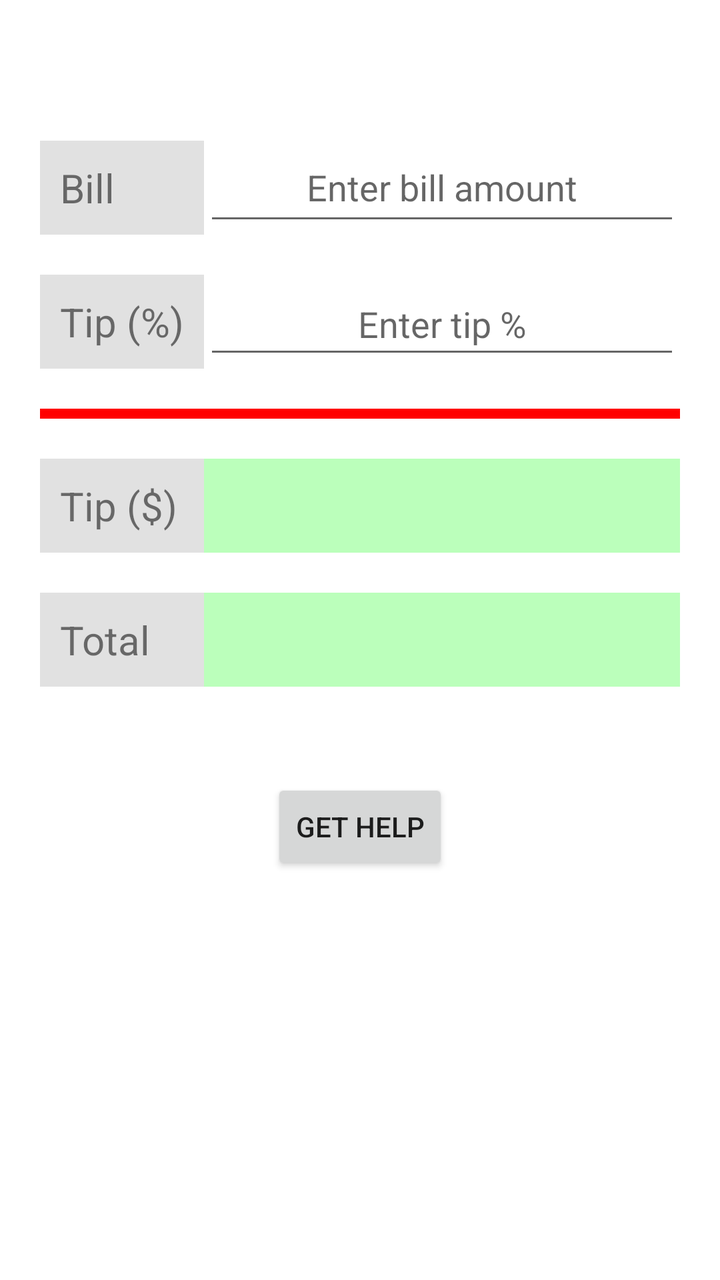
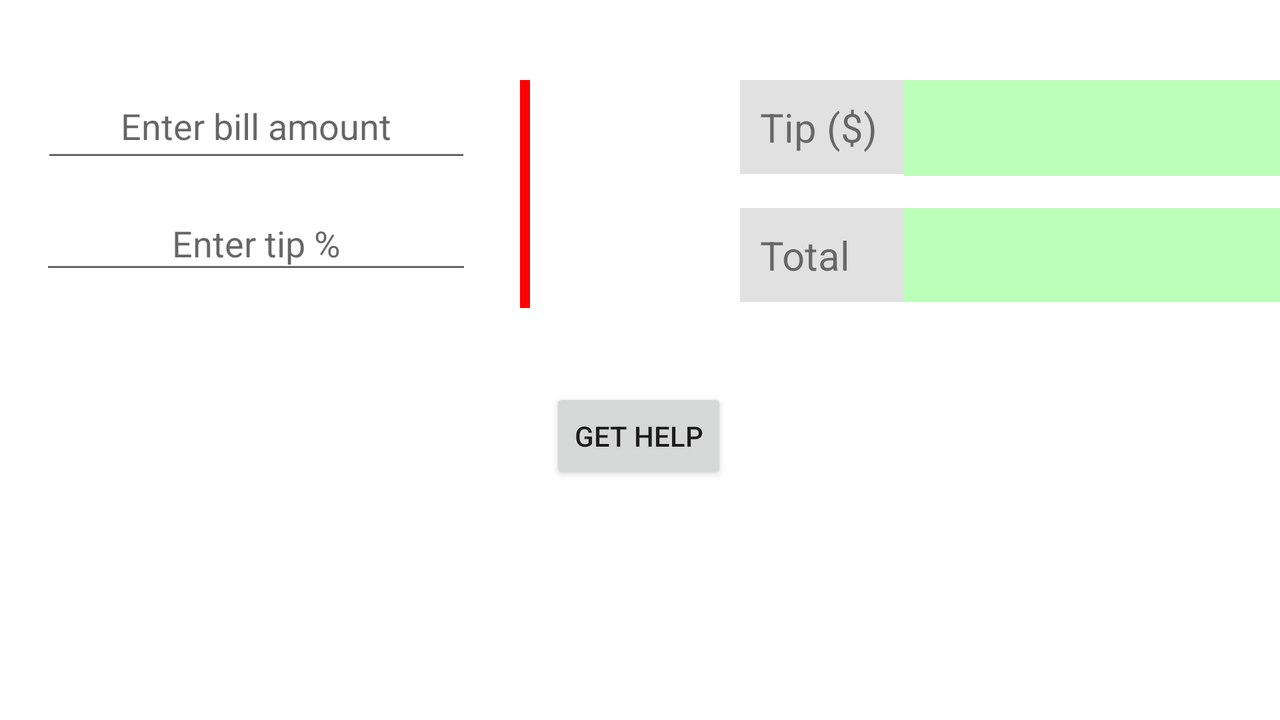

First picture: res/layout/ on a phone held upright. Second picture: the repository's own variant of that layout, on a device whose configuration matches the variant's folder. Source for both follows.
<!-- AndroidManifest.xml: application theme Theme.Portfolio2 -->
<!-- res/layout/activity_main.xml -->
<?xml version="1.0" encoding="utf-8"?>
<androidx.constraintlayout.widget.ConstraintLayout xmlns:android="http://schemas.android.com/apk/res/android"
    xmlns:app="http://schemas.android.com/apk/res-auto"
    xmlns:tools="http://schemas.android.com/tools"
    android:layout_width="match_parent"
    android:layout_height="match_parent"
    tools:context=".MainActivity">

    <TextView
        android:id="@+id/textView"
        android:layout_width="0dp"
        android:layout_height="wrap_content"
        android:layout_marginStart="20dp"
        android:layout_marginTop="70dp"
        android:background="@color/lightGray"
        android:padding="10dp"
        android:text="@string/label_bill"
        android:textSize="20sp"
        app:layout_constraintBottom_toBottomOf="@+id/billEditText"
        app:layout_constraintEnd_toEndOf="@+id/textView2"
        app:layout_constraintStart_toStartOf="parent"
        app:layout_constraintTop_toTopOf="parent" />

    <EditText
        android:id="@+id/billEditText"
        android:layout_width="0dp"
        android:layout_height="wrap_content"
        android:layout_marginTop="70dp"
        android:layout_marginEnd="20dp"
        android:ems="10"
        android:gravity="center"
        android:hint="@string/hint_bill_amount"
        android:imeOptions="flagNoFullscreen"
        android:inputType="numberDecimal"
        android:minHeight="48dp"
        android:padding="10dp"
        android:textColor="@color/darkBlue"
        app:layout_constraintBottom_toBottomOf="@id/textView"
        app:layout_constraintEnd_toEndOf="parent"
        app:layout_constraintStart_toEndOf="@+id/textView"
        app:layout_constraintTop_toTopOf="parent" />

    <TextView
        android:id="@+id/textView2"
        android:layout_width="wrap_content"
        android:layout_height="wrap_content"
        android:layout_marginStart="20dp"
        android:layout_marginTop="20dp"
        android:background="@color/lightGray"
        android:padding="10dp"
        android:text="@string/label_tip_percent"
        android:textSize="20sp"
        app:layout_constraintStart_toStartOf="parent"
        app:layout_constraintTop_toBottomOf="@+id/textView" />

    <EditText
        android:id="@+id/tipPercentEditText"
        android:layout_width="0dp"
        android:layout_height="wrap_content"
        android:layout_marginTop="20dp"
        android:layout_marginEnd="20dp"
        android:ems="10"
        android:gravity="center"
        android:hint="@string/hint_tip_percent"
        android:imeOptions="flagNoFullscreen"
        android:inputType="number"
        android:minHeight="48dp"
        android:textColor="@color/darkBlue"
        app:layout_constraintBottom_toBottomOf="@id/textView2"
        app:layout_constraintEnd_toEndOf="parent"
        app:layout_constraintStart_toEndOf="@+id/textView2"
        app:layout_constraintTop_toBottomOf="@+id/billEditText"
        app:layout_constraintVertical_bias="1.0" />

    <View
        android:id="@+id/view"
        android:layout_width="match_parent"
        android:layout_height="5dip"
        android:layout_marginStart="20dp"
        android:layout_marginTop="20dp"
        android:layout_marginEnd="20dp"
        android:background="#FFFF0000"
        app:layout_constraintEnd_toEndOf="parent"
        app:layout_constraintStart_toStartOf="parent"
        app:layout_constraintTop_toBottomOf="@+id/textView2"></View>

    <TextView
        android:id="@+id/textView3"
        android:layout_width="0dp"
        android:layout_height="wrap_content"
        android:layout_marginStart="20dp"
        android:layout_marginTop="20dp"
        android:background="@color/lightGray"
        android:padding="10dp"
        android:text="@string/label_tip"
        android:textSize="20sp"
        app:layout_constraintEnd_toEndOf="@+id/textView2"
        app:layout_constraintStart_toStartOf="parent"
        app:layout_constraintTop_toBottomOf="@+id/view" />

    <TextView
        android:id="@+id/tipTextView"
        android:layout_width="0dp"
        android:layout_height="wrap_content"
        android:layout_marginTop="20dp"
        android:layout_marginEnd="20dp"
        android:background="@color/lightGreen"
        android:gravity="center"
        android:padding="10dp"
        android:textSize="20sp"
        app:layout_constraintEnd_toEndOf="parent"
        app:layout_constraintStart_toEndOf="@+id/textView3"
        app:layout_constraintTop_toBottomOf="@+id/view" />

    <TextView
        android:id="@+id/textView5"
        android:layout_width="0dp"
        android:layout_height="wrap_content"
        android:layout_marginStart="20dp"
        android:layout_marginTop="20dp"
        android:background="@color/lightGray"
        android:padding="10dp"
        android:text="@string/label_total"
        android:textSize="20sp"
        app:layout_constraintEnd_toEndOf="@+id/textView3"
        app:layout_constraintStart_toStartOf="parent"
        app:layout_constraintTop_toBottomOf="@+id/textView3" />

    <TextView
        android:id="@+id/totalTextView4"
        android:layout_width="0dp"
        android:layout_height="wrap_content"
        android:layout_marginTop="20dp"
        android:layout_marginEnd="20dp"
        android:background="@color/lightGreen"
        android:gravity="center"
        android:padding="10dp"
        android:textSize="20sp"
        app:layout_constraintEnd_toEndOf="parent"
        app:layout_constraintStart_toEndOf="@+id/textView5"
        app:layout_constraintTop_toBottomOf="@+id/tipTextView" />

    <Button
        android:id="@+id/helpButton"
        android:layout_width="wrap_content"
        android:layout_height="wrap_content"
        android:layout_marginTop="46dp"
        android:onClick="getHelp"
        android:text="Get Help"
        app:layout_constraintEnd_toEndOf="parent"
        app:layout_constraintStart_toStartOf="parent"
        app:layout_constraintTop_toBottomOf="@+id/totalTextView4" />

</androidx.constraintlayout.widget.ConstraintLayout>
<!-- resources referenced by this layout -->
<resources>
  <color name="darkBlue">#FF0000FF</color>
  <color name="lightGray">#DDDDDDDD</color>
  <color name="lightGreen">#4400FF00</color>
  <string name="hint_bill_amount">Enter bill amount</string>
  <string name="hint_tip_percent">Enter tip %</string>
  <string name="label_bill">Bill</string>
  <string name="label_tip">Tip ($)</string>
  <string name="label_tip_percent">Tip (%)</string>
  <string name="label_total">Total</string>
  <style name="Theme.Portfolio2" parent="Theme.MaterialComponents.DayNight.DarkActionBar">
          
          <item name="colorPrimary">@color/purple_500</item>
          <item name="colorPrimaryVariant">@color/purple_700</item>
          <item name="colorOnPrimary">@color/white</item>
          
          <item name="colorSecondary">@color/teal_200</item>
          <item name="colorSecondaryVariant">@color/teal_700</item>
          <item name="colorOnSecondary">@color/black</item>
          
          <item name="android:statusBarColor" tools:targetApi="l">?attr/colorPrimaryVariant</item>
          
      </style>
  <color name="purple_500">#FF6200EE</color>
  <color name="purple_700">#FF3700B3</color>
  <color name="white">#FFFFFFFF</color>
  <color name="teal_200">#FF03DAC5</color>
  <color name="teal_700">#FF018786</color>
  <color name="black">#FF000000</color>
</resources>
<!-- res/layout-land/activity_main.xml (the author's variant of the layout above) -->
<!-- drawn on the phone turned sideways -->
<?xml version="1.0" encoding="utf-8"?>
<androidx.constraintlayout.widget.ConstraintLayout xmlns:android="http://schemas.android.com/apk/res/android"
    xmlns:app="http://schemas.android.com/apk/res-auto"
    xmlns:tools="http://schemas.android.com/tools"
    android:layout_width="match_parent"
    android:layout_height="match_parent"
    tools:context=".MainActivity">

    <TextView
        android:id="@+id/textView"
        android:layout_width="0dp"
        android:layout_height="wrap_content"
        android:layout_marginStart="20dp"
        android:layout_marginTop="40dp"
        android:background="@color/lightGray"
        android:padding="10dp"
        android:text="@string/label_bill"
        android:textSize="20sp"
        app:layout_constraintBottom_toBottomOf="@+id/billEditText"
        app:layout_constraintEnd_toEndOf="@+id/textView2"
        app:layout_constraintStart_toStartOf="parent"
        app:layout_constraintTop_toTopOf="parent" />

    <EditText
        android:id="@+id/billEditText"
        android:layout_width="215dp"
        android:layout_height="46dp"
        android:layout_marginTop="40dp"
        android:layout_marginEnd="20dp"
        android:ems="10"
        android:gravity="center"
        android:hint="@string/hint_bill_amount"
        android:imeOptions="flagNoFullscreen"
        android:inputType="numberDecimal"
        android:minHeight="48dp"
        android:padding="10dp"
        android:textColor="@color/darkBlue"
        app:layout_constraintBottom_toBottomOf="@id/textView"
        app:layout_constraintEnd_toEndOf="parent"
        app:layout_constraintHorizontal_bias="0.002"
        app:layout_constraintStart_toEndOf="@+id/textView"
        app:layout_constraintTop_toTopOf="parent"
        app:layout_constraintVertical_bias="0.0"
        tools:ignore="TouchTargetSizeCheck" />

    <TextView
        android:id="@+id/textView2"
        android:layout_width="wrap_content"
        android:layout_height="wrap_content"
        android:layout_marginStart="20dp"
        android:layout_marginTop="20dp"
        android:layout_marginEnd="629dp"
        android:background="@color/lightGray"
        android:padding="10dp"
        android:text="@string/label_tip_percent"
        android:textSize="20sp"
        app:layout_constraintBottom_toBottomOf="parent"
        app:layout_constraintEnd_toEndOf="parent"
        app:layout_constraintHorizontal_bias="0.0"
        app:layout_constraintStart_toStartOf="parent"
        app:layout_constraintTop_toBottomOf="@+id/textView"
        app:layout_constraintVertical_bias="0.0" />

    <EditText
        android:id="@+id/tipPercentEditText"
        android:layout_width="216dp"
        android:layout_height="44dp"
        android:layout_marginTop="20dp"
        android:layout_marginEnd="20dp"
        android:ems="10"
        android:gravity="center"
        android:hint="@string/hint_tip_percent"
        android:imeOptions="flagNoFullscreen"
        android:inputType="number"
        android:minHeight="48dp"
        android:textColor="@color/darkBlue"
        app:layout_constraintBottom_toBottomOf="@id/textView2"
        app:layout_constraintEnd_toEndOf="parent"
        app:layout_constraintHorizontal_bias="0.0"
        app:layout_constraintStart_toEndOf="@+id/textView2"
        app:layout_constraintTop_toBottomOf="@+id/billEditText"
        app:layout_constraintVertical_bias="1.0"
        tools:ignore="TouchTargetSizeCheck" />

    <View
        android:id="@+id/view"
        android:layout_width="5dp"
        android:layout_height="114dp"
        android:layout_marginStart="24dp"
        android:layout_marginTop="40dp"
        android:layout_marginBottom="148dp"
        android:background="#FFFF0000"
        app:layout_constraintBottom_toBottomOf="parent"
        app:layout_constraintStart_toEndOf="@+id/tipPercentEditText"
        app:layout_constraintTop_toTopOf="parent"
        app:layout_constraintVertical_bias="0.0"></View>

    <TextView
        android:id="@+id/totalTextView4"
        android:layout_width="217dp"
        android:layout_height="47dp"
        android:layout_marginTop="16dp"
        android:layout_marginEnd="16dp"
        android:background="@color/lightGreen"
        android:gravity="center"
        android:padding="10dp"
        android:textSize="20sp"
        app:layout_constraintBottom_toBottomOf="@+id/textView5"
        app:layout_constraintEnd_toEndOf="parent"
        app:layout_constraintHorizontal_bias="0.0"
        app:layout_constraintStart_toEndOf="@+id/textView5"
        app:layout_constraintTop_toBottomOf="@+id/tipTextView"
        app:layout_constraintVertical_bias="0.75" />

    <TextView
        android:id="@+id/textView3"
        android:layout_width="82dp"
        android:layout_height="wrap_content"
        android:layout_marginStart="370dp"
        android:layout_marginTop="40dp"
        android:background="@color/lightGray"
        android:padding="10dp"
        android:text="@string/label_tip"
        android:textSize="20sp"
        app:layout_constraintBottom_toBottomOf="@+id/tipTextView"
        app:layout_constraintEnd_toEndOf="@+id/textView5"
        app:layout_constraintHorizontal_bias="0.0"
        app:layout_constraintStart_toStartOf="parent"
        app:layout_constraintTop_toTopOf="parent"
        app:layout_constraintVertical_bias="0.0" />

    <TextView
        android:id="@+id/textView5"
        android:layout_width="82dp"
        android:layout_height="wrap_content"
        android:layout_marginStart="370dp"
        android:layout_marginTop="16dp"
        android:layout_marginEnd="251dp"
        android:background="@color/lightGray"
        android:padding="10dp"
        android:text="@string/label_total"
        android:textSize="20sp"
        app:layout_constraintBottom_toBottomOf="parent"
        app:layout_constraintEnd_toEndOf="parent"
        app:layout_constraintHorizontal_bias="0.0"
        app:layout_constraintStart_toStartOf="parent"
        app:layout_constraintTop_toBottomOf="@+id/textView3"
        app:layout_constraintVertical_bias="0.004" />

    <TextView
        android:id="@+id/tipTextView"
        android:layout_width="217dp"
        android:layout_height="48dp"
        android:layout_marginTop="40dp"
        android:background="@color/lightGreen"
        android:gravity="center"
        android:padding="10dp"
        android:textSize="20sp"
        app:layout_constraintEnd_toEndOf="parent"
        app:layout_constraintHorizontal_bias="0.0"
        app:layout_constraintStart_toEndOf="@+id/textView3"
        app:layout_constraintTop_toTopOf="parent" />

    <Button
        android:id="@+id/helpButton2"
        android:layout_width="wrap_content"
        android:layout_height="wrap_content"
        android:layout_marginTop="40dp"
        android:onClick="getHelp"
        android:text="Get Help"
        app:layout_constraintEnd_toEndOf="parent"
        app:layout_constraintHorizontal_bias="0.499"
        app:layout_constraintStart_toStartOf="parent"
        app:layout_constraintTop_toBottomOf="@+id/view" />

</androidx.constraintlayout.widget.ConstraintLayout>
